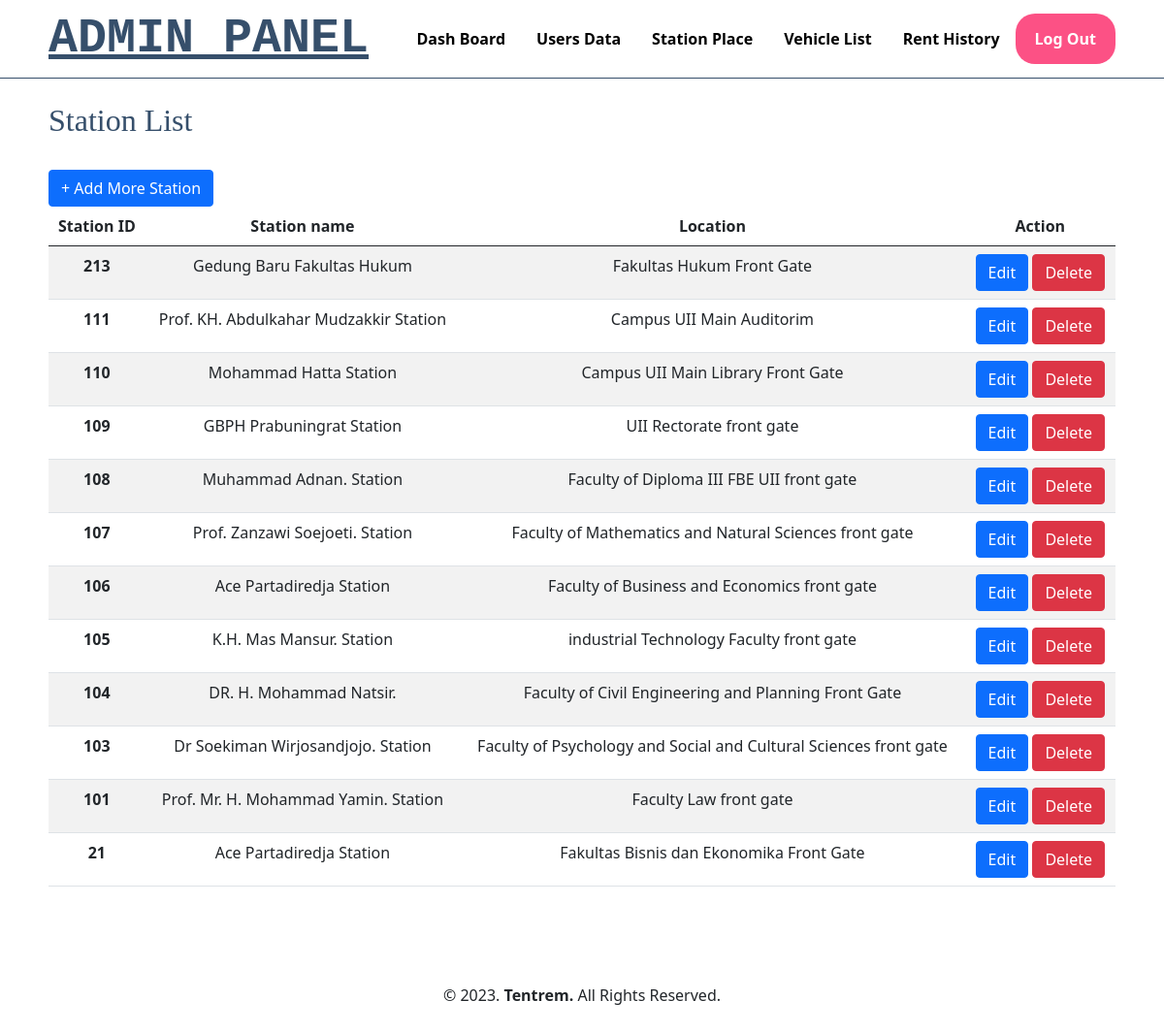
The page /admin/stationlist.php (signed in) on the database its author committed.
### tables this page shows
CREATE TABLE `stations` (
  `stationid` int(11) NOT NULL,
  `stationname` varchar(255) NOT NULL,
  `location` varchar(255) NOT NULL
);

### admin/stationlist.php (the view, shortened to what this page needs)
<?php include '../admin/include/header.php'; ?>
<?php
@include '../config.php';
$result = mysqli_query($conn, "SELECT * FROM stations ORDER BY stationid DESC");
?>
<div class="wrapper">
    <br>
    <h2>Station List</h2><br>
    <a href="../admin/stationadd.php" type="button" class="btn btn-primary">+ Add More Station</a>
    <sectio>
        <div class="tengah">
            <table class="table table-striped table-hover">
                <thead>
                    <tr>
                        <th scope="col">Station ID</th>
                        <th scope="col">Station name</th>
                        <th scope="col">Location</th>
                        <th scope="col">Action</th>
                    </tr>
                </thead>
                <tbody>
                    <?php
                    while ($station_data = mysqli_fetch_array($result)) {
                        echo "<tr>";
                        echo "<th scope=\"row\">" . $station_data['stationid'] . "</th>";
                        echo "<td>" . $station_data['stationname'] . "</td>";
                        echo "<td>" . $station_data['location'] . "</td>";
                        echo "<td><a href='stationedit.php?stationid=$station_data[stationid]' class=\"btn btn-primary\">Edit</a>  <a href='stationdelete.php?stationid=$station_data[stationid]' class=\"btn btn-danger\">Delete</a></td></tr>";
                    }
                    ?>
                </tbody>
            </table>
        </div>
</div>
<?php include '../admin/include/footer.php'; ?>

### css/style.css (style rules this page uses)
* { text-decoration: none; margin: 0px; padding: 0px; }
body { margin: 0px; padding: 0px; font-family: 'Open Sans',sans-serif; }
.wrapper { width: 1100px; margin: auto; position: relative; }
h2 { font-family: 'comic sans ms'; font-weight: 800; font-size: 45px; margin-bottom: 20px; color: #364f6b; width: 100%; line-height: 50px; }
.tengah { text-align: center; width: 100%; }

### rows shown on the page
stations: stationid "213", stationname "Gedung Baru Fakultas Hukum", location "Fakultas Hukum Front Gate"
stations: stationid "111", stationname "Prof. KH. Abdulkahar Mudzakkir Station", location "Campus UII Main Auditorim"
stations: stationid "110", stationname "Mohammad Hatta Station", location "Campus UII Main Library Front Gate"
stations: stationid "109", stationname "GBPH Prabuningrat Station", location "UII Rectorate front gate"
stations: stationid "108", stationname "Muhammad Adnan. Station", location "Faculty of Diploma III FBE UII front gate"
stations: stationid "107", stationname "Prof. Zanzawi Soejoeti. Station", location "Faculty of Mathematics and Natural Sciences front gate"
stations: stationid "106", stationname "Ace Partadiredja Station", location "Faculty of Business and Economics front gate"
stations: stationid "105", stationname "K.H. Mas Mansur. Station", location "industrial Technology Faculty front gate"
stations: stationid "104", stationname "DR. H. Mohammad Natsir.", location "Faculty of Civil Engineering and Planning Front Gate"
stations: stationid "103", stationname "Dr Soekiman Wirjosandjojo. Station", location "Faculty of Psychology and Social and Cultural Sciences front gate"
stations: stationid "101", stationname "Prof. Mr. H. Mohammad Yamin. Station", location "Faculty Law front gate"
stations: stationid "21", stationname "Ace Partadiredja Station", location "Fakultas Bisnis dan Ekonomika Front Gate"
